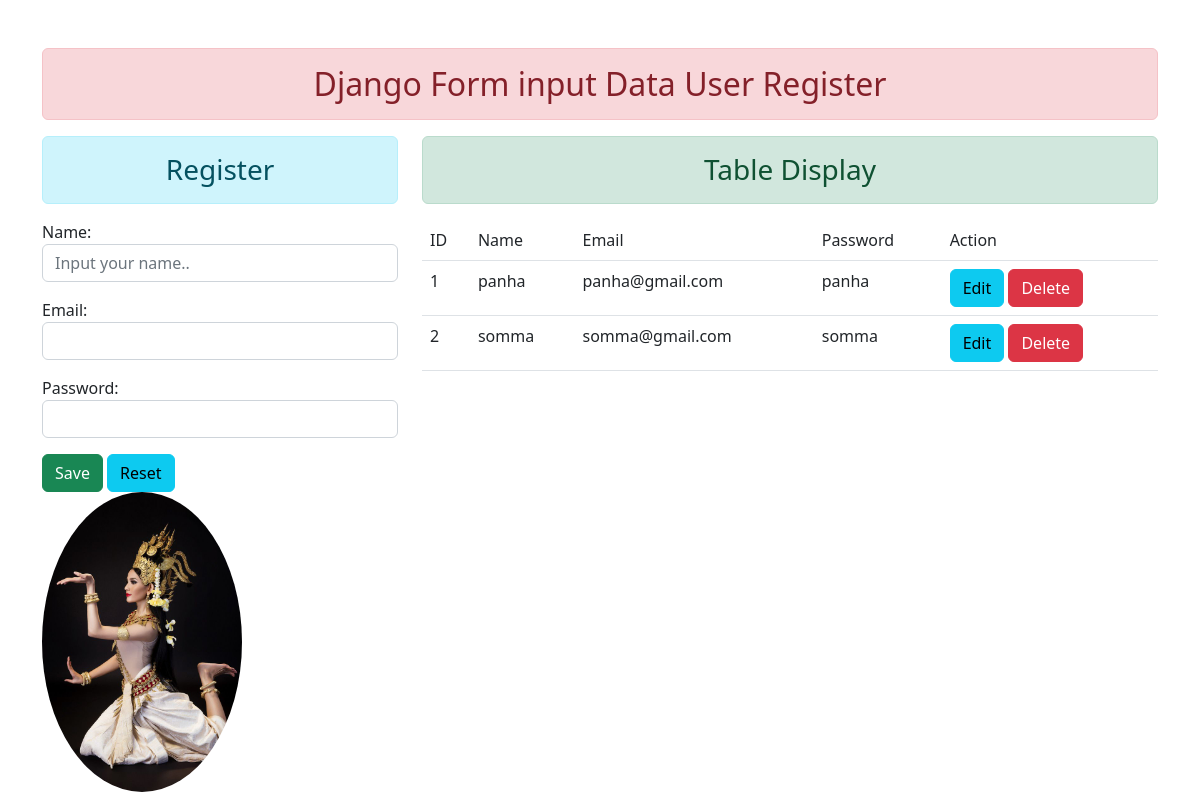
Before: / with the older database file.
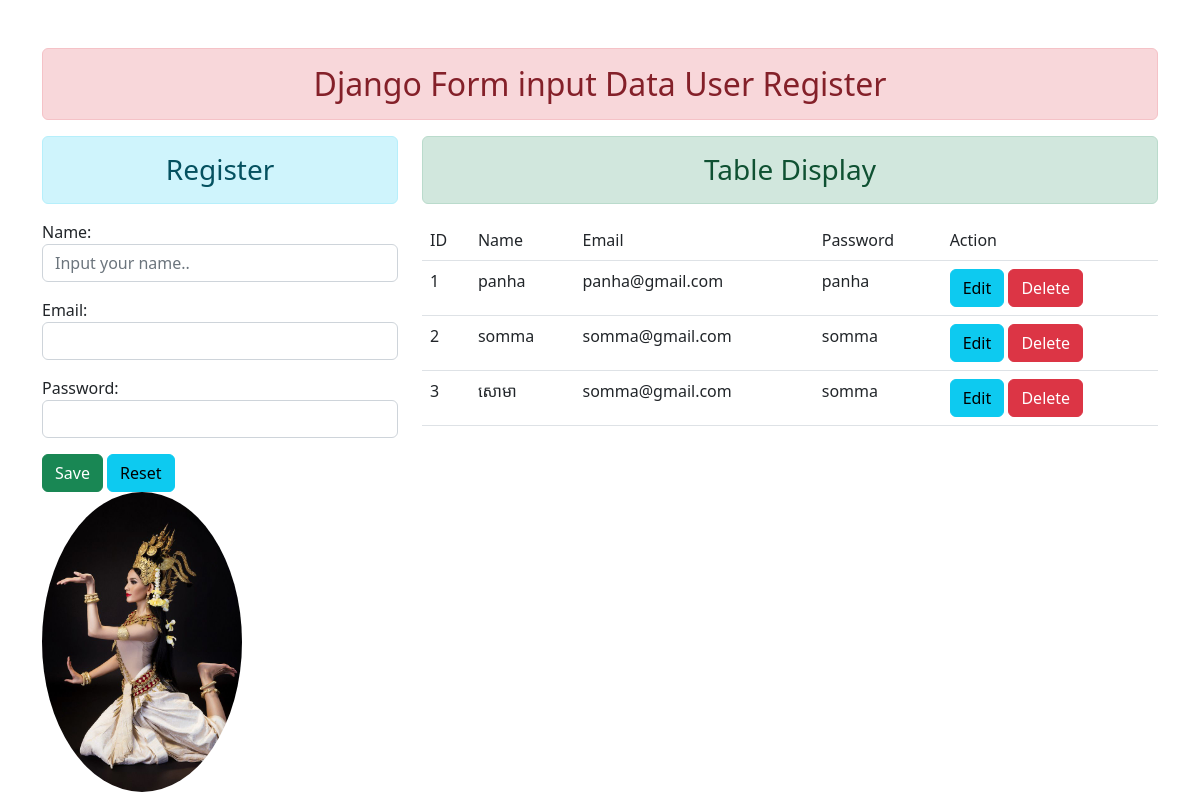
After: the same page with the newer database file.
### enroll/models.py (models this page shows)
class User(models.Model):
    name = models.CharField(max_length=70)
    email = models.EmailField(max_length=100)
    password = models.CharField(max_length=100)

### enroll/views.py (the view)
# urls.py: 2. Add a URL to urlpatterns:  path('', views.home, name='home')
def home(request):
    form = UserRegisterForm
    stud= User.objects.all()
    context ={
        'form': form,
        'stud': stud,
    }
    return render(request,'enroll/home.html',context)

### enroll/templates/enroll/home.html (shortened to what this page needs)
{% load static %}
<!DOCTYPE html>
<html lang="en">
<head>
    <link rel="stylesheet" href="{% static '' %}enroll/css/bootstrap.css " />
</head>
<body>
<div class= "container mt-5" >
    <h2 class="text-center alert alert-danger" >Django Form input Data User Register</h2>
<div class="row">
    <div class="col-sm-4">
        <h3 class="text-center alert alert-info">Register</h3>
        <form action="" method="post">
        {{form.as_p}}
            <input type="button" class="btn btn-success" id="btnsave" value="Save">
            <input type="button" class="btn btn-info" id="btnreset" value="Reset">
        </form>
        <img src="{% static '' %}enroll/images/apsara.jpg" alt="Thank!" class="rounded-circle" style="width:200px;height:300px;">
    </div>
        <div class="col-sm-8">
            <h3 class="text-center alert alert-success">Table Display</h3>
            <table class="table table-hover">
                <thead>
                <tr>
                    <td scope="col">ID</td>
                    <td scope="col">Name</td>
                    <td scope="col">Email</td>
                    <td scope="col">Password</td>
                    <td scope="col">Action</td>
                </tr>
                </thead>
                <tbody id="tbody">
                 {% for stu in stud %}
                 <tr>
                     <td>{{stu.id}}</td>
                     <td>{{stu.name}}</td>
                     <td>{{stu.email}}</td>
                     <td>{{stu.password}}</td>
                     <td><input type="button" class="btn btn-info btn-edit" data-edit-id="{{stu.id}}" value="Edit">
                         <input type="button" class="btn btn-danger btn-del" data-sid="{{stu.id}}" value="Delete">
                     </td>
                 </tr>
                {%endfor%}
                </tbody>
            </table>
        </div>
</div>
</body>
</html>

Changed rows visible on the page:
added User: id "3", name "សោមា", email "somma@gmail.com", password "somma"
